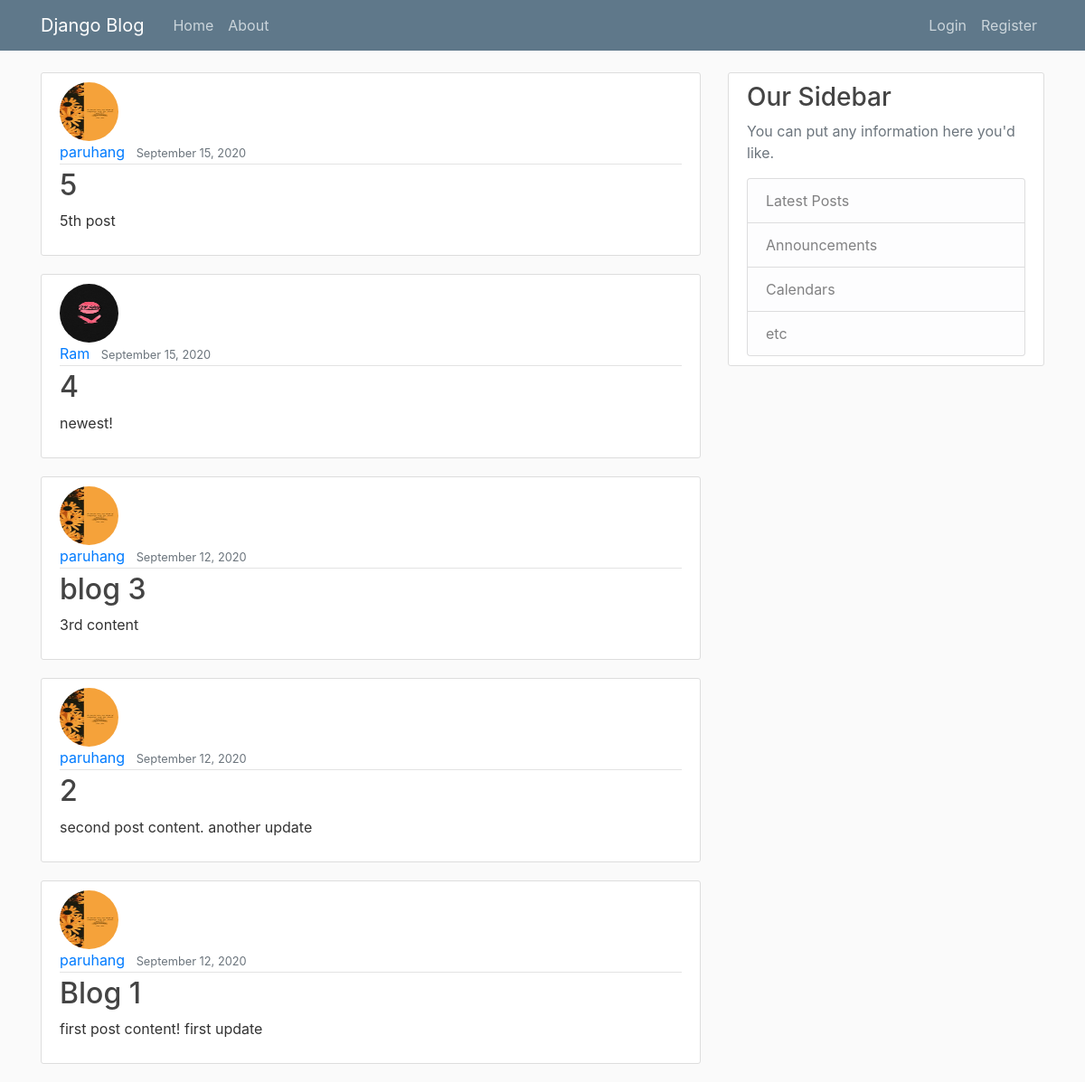
The page / on the database its author committed.
### blog/models.py (models this page shows, shortened)
class Post(models.Model):
    title = models.CharField(max_length= 100)
    content = models.TextField()
    date_posted= models.DateTimeField(default= timezone.now)
    author = models.ForeignKey(User, on_delete= models.CASCADE)

### users/models.py (models this page shows, shortened)
class Profile(models.Model):
    user = models.OneToOneField(User, on_delete=models.CASCADE)
    image = models.ImageField(default='static.jpg', upload_to='profile_pics')

### blog/views.py (the view)
# urls.py: path('', PostListView.as_view(), name='blog-home'),
class PostListView(ListView):
    model = Post
    template_name = 'blog/home.html' #<app>/<model>_<viewtype>.html
    context_object_name = 'posts'
    ordering = ['-date_posted']

### blog/templates/blog/home.html
{% extends "blog/base.html" %}
{% block content %}
    {% for post in posts %}
        <article class="media content-section">
          <div class="media-body">
          <img class= "rounded-circle article-img" src="{{ post.author.profile.image.url }}">
            <div class="article-metadata">
              <a class="mr-2" href="#">{{ post.author }}</a>
              <small class="text-muted">{{ post.date_posted|date:"F d, Y" }}</small>
            </div>
            <h2><a class="article-title" href="{% url 'post-detail' post.id %}">{{ post.title }}</a></h2>
            <p class="article-content">{{ post.content }}</p>
          </div>
        </article>
    {% endfor %}
{% endblock content %}

### blog/static/blog/main.css (style rules this page uses)
body { background: #fafafa; color: #333333; margin-top: 5rem; }
h1, h2, h3, h4, h5, h6 { color: #444444; }
.content-section { background: #ffffff; padding: 10px 20px; border: 1px solid #dddddd; border-radius: 3px; margin-bottom: 20px; }
.article-title { color: #444444; }
.article-content { white-space: pre-line; }
.article-img { height: 65px; width: 65px; margin-right: 16px; }
.article-metadata { padding-bottom: 1px; margin-bottom: 4px; border-bottom: 1px solid #e3e3e3 }

### rows shown on the page
Post: author.profile.image (picture), author "paruhang", date_posted "September 15, 2020", title "5", content "5th post"
Post: author.profile.image (picture), author "Ram", date_posted "September 15, 2020", title "4", content "newest!"
Post: author.profile.image (picture), author "paruhang", date_posted "September 12, 2020", title "blog 3", content "3rd content"
Post: author.profile.image (picture), author "paruhang", date_posted "September 12, 2020", title "2", content "second post content. another update"
Post: author.profile.image (picture), author "paruhang", date_posted "September 12, 2020", title "Blog 1", content "first post content! first update"
